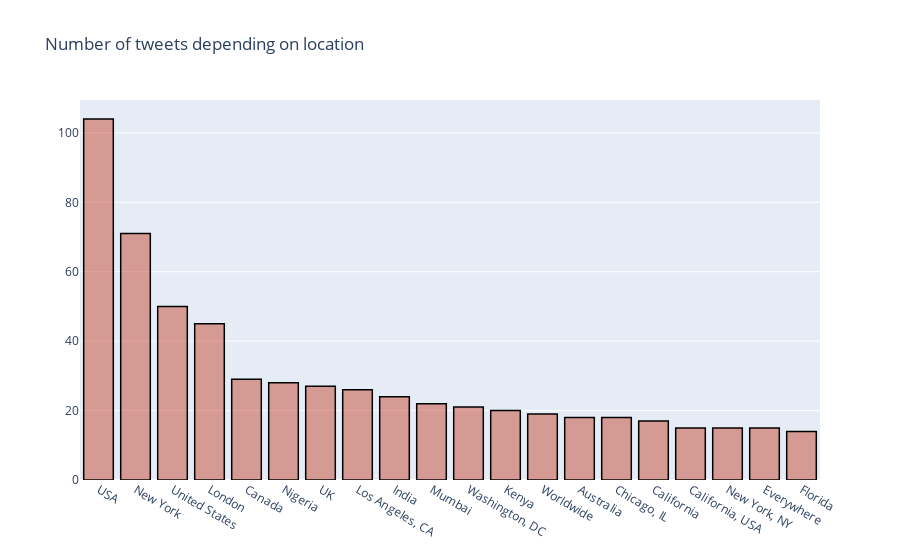

The cell this chart's notebook holds for it:
### Code cell
# Tweets per location

cnt_ = train['location'].value_counts()
cnt_.reset_index()
cnt_ = cnt_[:20,]
trace1 = go.Bar(
                x = cnt_.index,
                y = cnt_.values,
                name = "Number of tweets in dataset according to location",
                marker = dict(color = 'rgba(200, 74, 55, 0.5)',
                             line=dict(color='rgb(0,0,0)',width=1.5)),
                )

data = [trace1]
layout = go.Layout(barmode = "group",title = 'Number of tweets depending on location')
fig = go.Figure(data = data, layout = layout)
py.iplot(fig)

### Figure 1 — Plotly figure (JSON) as saved in the notebook; plotly's stock layout.template omitted (floating-point values rounded to 4 significant figures)
{"data": [{"marker": {"color": "rgba(200, 74, 55, 0.5)", "line": {"color": "rgb(0,0,0)", "width": 1.5}}, "name": "Number of tweets in dataset according to location", "type": "bar", "x": ["USA", "New York", "United States", "London", "Canada", "Nigeria", "UK", "Los Angeles, CA", "India", "Mumbai", "Washington, DC", "Kenya", "Worldwide", "Australia", "Chicago, IL", "California", "California, USA", "New York, NY", "Everywhere", "Florida"], "y": [104, 71, 50, 45, 29, 28, 27, 26, 24, 22, 21, 20, 19, 18, 18, 17, 15, 15, 15, 14]}], "layout": {"barmode": "group", "title": {"text": "Number of tweets depending on location"}}}
